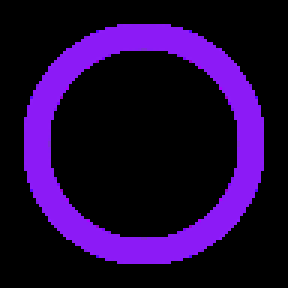
#> input picture radon transform/img.png, 96 x 96 px (shown 3 times larger)
$ jupyter execute radon2.ipynb
#> lines starting #> are read from the running program, lines starting #| are printed output that depends on the picture; after the words box and inside, x2 and y2 are one past the last pixel; in counts of white or black regions, pixels touching at a corner belong together; long printed decimals are rounded
[cell 1]
import cv2
import numpy as np
from matplotlib import pyplot as plt
from matplotlib.pyplot import imshow
from PIL import Image, ImageOps, ImageFilter, ImageEnhance
from tqdm import tqdm

[cell 2]
img = cv2.imread("img.png")
#> img is the input picture: shape (96, 96, 3); mean B, G, R 55.2, 5.8, 31.4
img = cv2.resize(img, (img.shape[0] * 16, img.shape[1] * 16))
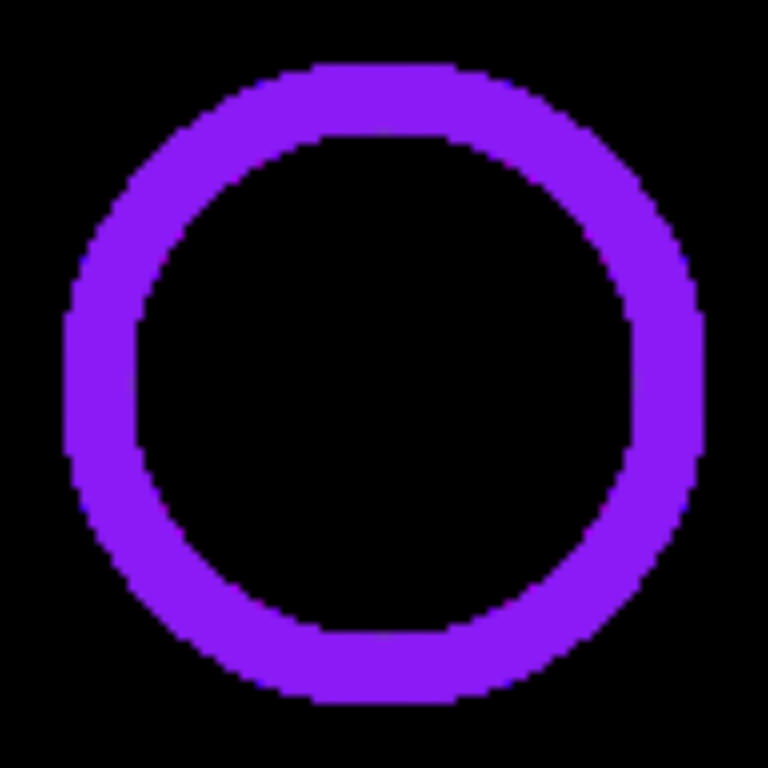
#> img: shape (1536, 1536, 3) (shown at 1/2 size); mean B, G, R 55.1, 5.8, 31.4
# img = np.full_like(img, 255) - img
img_gray = cv2.cvtColor(img, cv2.COLOR_BGR2GRAY)
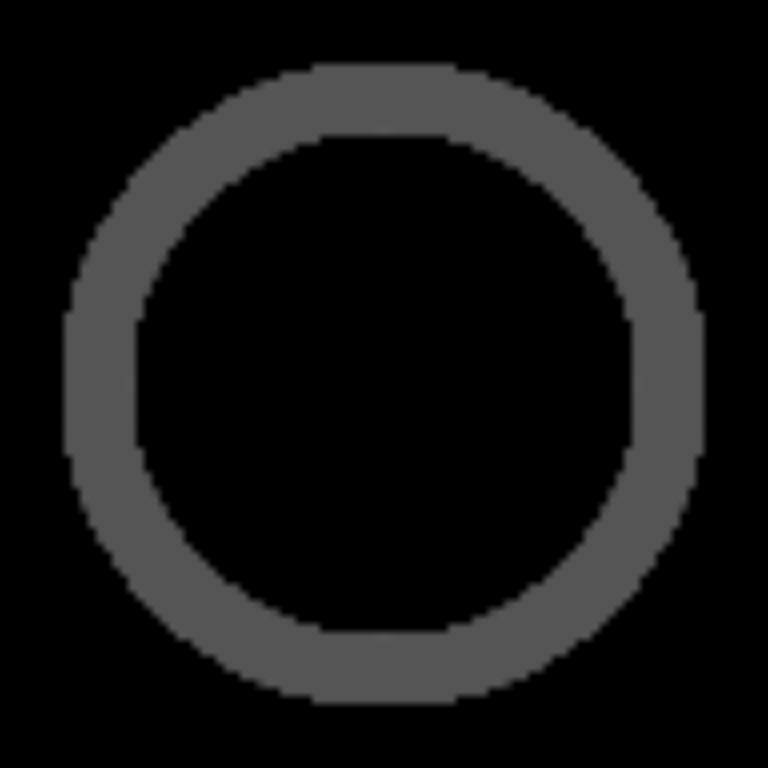
#> img_gray: shape (1536, 1536) (shown at 1/2 size); min 0, max 89, mean 19
# enhance
img_pil = Image.fromarray(img_gray)
img_pil = img_pil.filter(ImageFilter.EDGE_ENHANCE_MORE)
img = np.array(img_pil)

imshow(img, cmap="gray")

[cell 3]
from skimage.transform import radon

# Perform Radon transform
theta = np.linspace(0.0, 180.0, 180, endpoint=False)
sng = radon(img, theta=theta, circle=True)
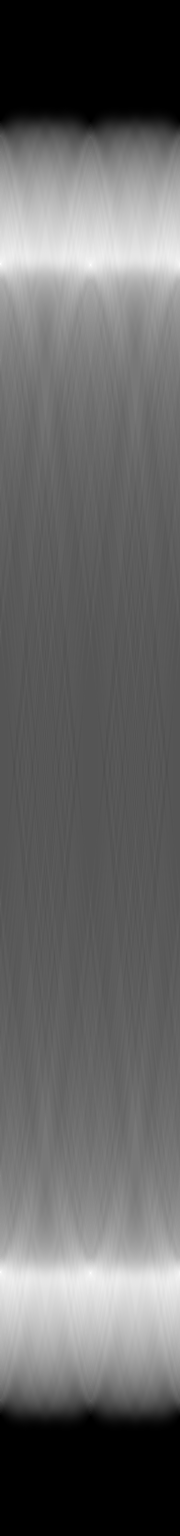
#> sng: shape (1536, 180) float64; min 0, max 287.8, mean 114.7; drawn with min black and max white

# Display the result
plt.figure(figsize=(8, 4))
plt.subplot(1, 2, 1)
imshow(img, cmap="gray")

plt.subplot(1, 2, 2)
plt.imshow(sng, cmap="gray", aspect="auto")
plt.show()
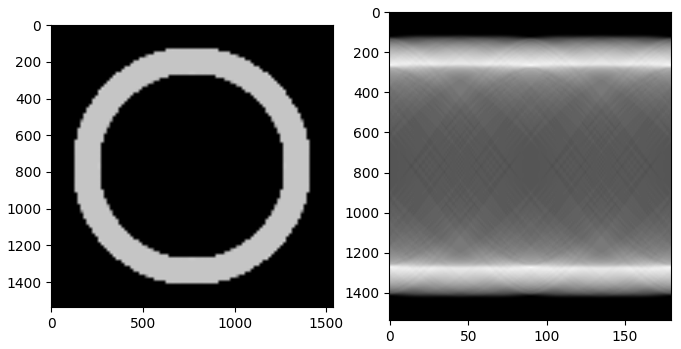
#> figure drawn by matplotlib, 2 panels

[cell 4]
def get_pos_angle(sinogram):
    pos, angle = np.unravel_index(np.argmax(sinogram, axis=None), sinogram.shape)

    return pos, angle

[cell 5]
sinogram = sng.copy()
print(sinogram.max())
#| 287.843

top = []

# top 101
for lp in range(10_000):
    pos, angle = get_pos_angle(sinogram)
    # mozna jako 3x3?
    sinogram[pos, angle] = 0
    # [8 lines of commented-out code are left out]
    top.append([pos, angle])
#> this loop made 10000 passes
#> (pos, angle) on passes 1 to 3: (263, 0), (1272, 0), (264, 90)
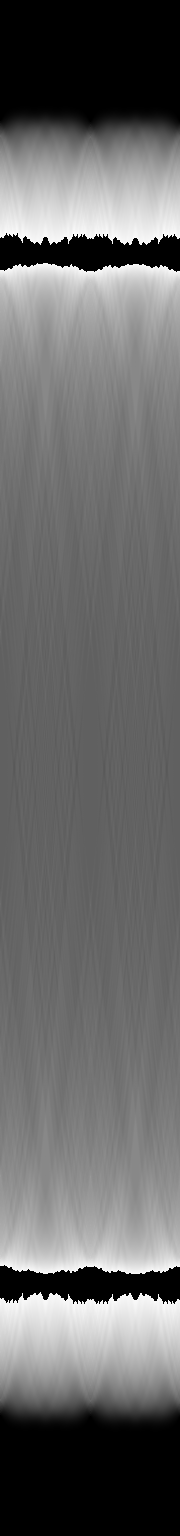
#> sinogram: shape (1536, 180) float64; 3.62% of pixels changed, all inside (x1, y1, x2, y2) = (0, 233, 180, 1304)
#> after the loop, top = 10000 pairs, first value 233 to 1303, second value 0 to 179

print(sinogram.max())
#| 249.463
plt.imshow(sinogram, cmap="gray", aspect="auto")
plt.show()

[cell 6]
def get_vectors(pos, angle):
    unit_vector = np.array([np.cos(np.deg2rad(angle)), np.sin(np.deg2rad(angle))])
    unit_vector = unit_vector / np.sqrt(unit_vector[0] ** 2 + unit_vector[1] ** 2)

    normal_vector = np.array([-unit_vector[1], unit_vector[0]])
    normal_vector

    return unit_vector, normal_vector

[cell 7]
print(len(top))
#| 10000

[cell 8]
draw_img = np.full(img.shape, 255, dtype=np.uint8)
for pos, angle in tqdm(top[:]):
    # print(pos, angle)
    pos /= 2**1
    pos += 2**0

    unit, normal = get_vectors(pos, angle)
    # print(unit, normal)

    start = (
        np.array([img.shape[0] // 2, img.shape[1] // 2]) + unit * 10000 + normal * pos
    )
    end = start - unit * 20000

    # posun = [2**10, 2**10]
    # start += posun
    # end += posun

    cv2.line(
        draw_img,
        tuple(start.astype(int)),
        tuple(end.astype(int)),
        0,
        1,
    )
#> this loop made 10000 passes
#> (pos, angle, unit, normal, start, end) on passes 3 to 5: (133, 90, [6.12e-17, 1], [-1, 6.12e-17], [635, 10768], [635, -9232]), (637.5, 90, [6.12e-17, 1], [-1, 6.12e-17], [130.5, 10768], [130.5, -9232]), (637, 90, [6.12e-17, 1], [-1, 6.12e-17], [131, 10768], [131, -9232])
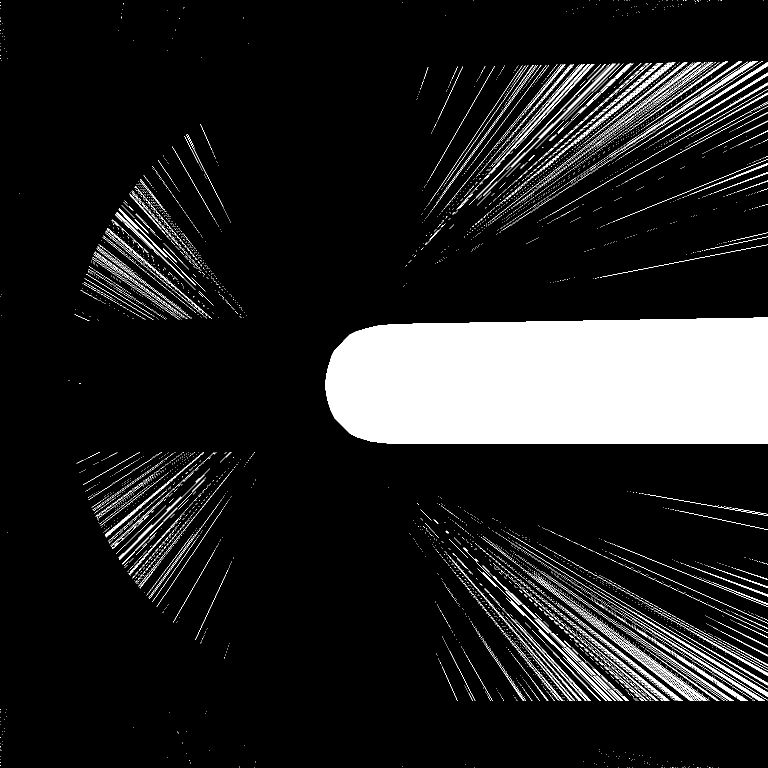
#> draw_img: shape (1536, 1536) (shown at 1/2 size); 11.8% white; 6270 white regions (5943 under 20 px), largest, box (x1, y1, x2, y2) and area: (650, 635, 1536, 888) 210990, (1079, 125, 1350, 343) 1363, (1201, 1184, 1536, 1394) 1354

    # [4 lines of commented-out code are left out]

print(draw_img.max(), draw_img.min())
#| 255 0
imshow(draw_img, cmap="gray")
